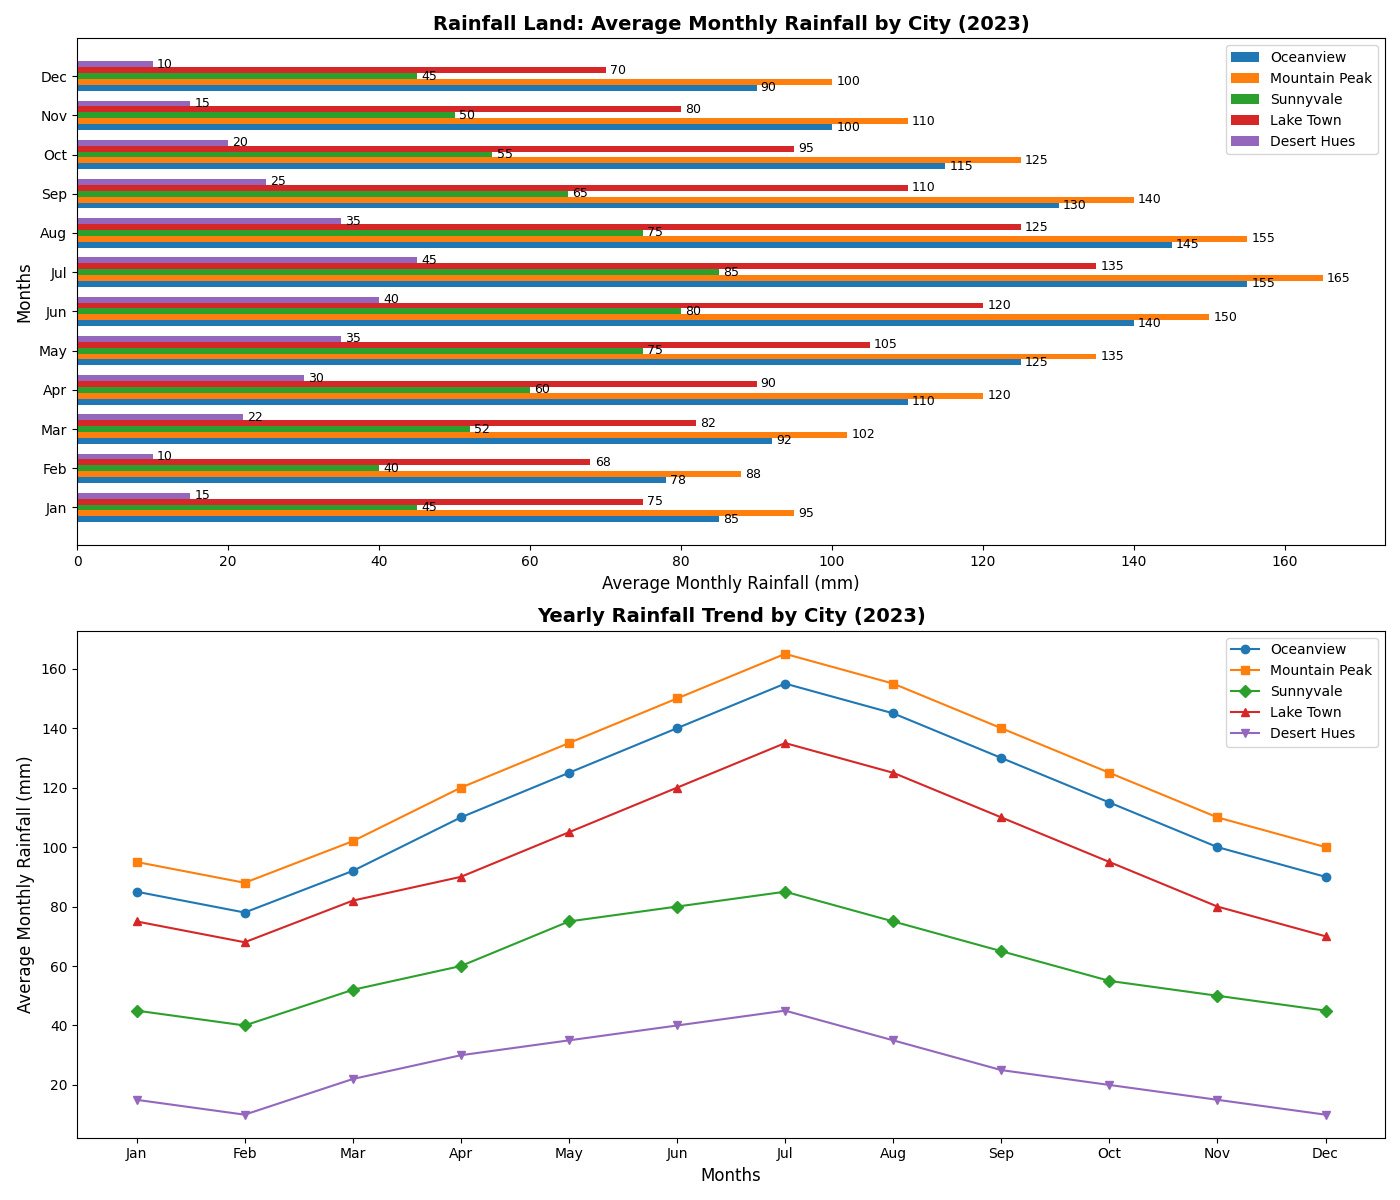

Python code for this plot:
import matplotlib.pyplot as plt
import numpy as np

cities = ['Oceanview', 'Mountain Peak', 'Sunnyvale', 'Lake Town', 'Desert Hues']
rainfall_data = [
    [85, 78, 92, 110, 125, 140, 155, 145, 130, 115, 100, 90],  # Oceanview
    [95, 88, 102, 120, 135, 150, 165, 155, 140, 125, 110, 100],  # Mountain Peak
    [45, 40, 52, 60, 75, 80, 85, 75, 65, 55, 50, 45],  # Sunnyvale
    [75, 68, 82, 90, 105, 120, 135, 125, 110, 95, 80, 70],  # Lake Town
    [15, 10, 22, 30, 35, 40, 45, 35, 25, 20, 15, 10],  # Desert Hues
]
months = ['Jan', 'Feb', 'Mar', 'Apr', 'May', 'Jun', 'Jul', 'Aug', 'Sep', 'Oct', 'Nov', 'Dec']
rainfall_data = np.array(rainfall_data)

fig, axs = plt.subplots(nrows=2, ncols=1, figsize=(14, 12))

bar_width = 0.15
y = np.arange(len(months))

for i, city in enumerate(cities):
    bars = axs[0].barh(y + i * bar_width, rainfall_data[i], bar_width, label=city)
    for bar in bars:
        axs[0].annotate(f'{bar.get_width()}',
                        xy=(bar.get_width(), bar.get_y() + bar.get_height() / 2),
                        xytext=(3, 0), textcoords='offset points',
                        ha='left', va='center', fontsize=9)

axs[0].set_ylabel('Months', fontsize=12)
axs[0].set_xlabel('Average Monthly Rainfall (mm)', fontsize=12)
axs[0].set_title('Rainfall Land: Average Monthly Rainfall by City (2023)', fontsize=14, fontweight='bold')
axs[0].set_yticks(y + bar_width * (len(cities) / 2 - 0.5))
axs[0].set_yticklabels(months, fontsize=10)
axs[0].legend(loc='best')

colors = ['#1f77b4', '#ff7f0e', '#2ca02c', '#d62728', '#9467bd']
markers = ['o', 's', 'D', '^', 'v']

for i, city in enumerate(cities):
    axs[1].plot(months, rainfall_data[i], marker=markers[i], color=colors[i], label=city)

axs[1].set_xlabel('Months', fontsize=12)
axs[1].set_ylabel('Average Monthly Rainfall (mm)', fontsize=12)
axs[1].set_title('Yearly Rainfall Trend by City (2023)', fontsize=14, fontweight='bold')
axs[1].legend(loc='best')

plt.tight_layout()
plt.show()
